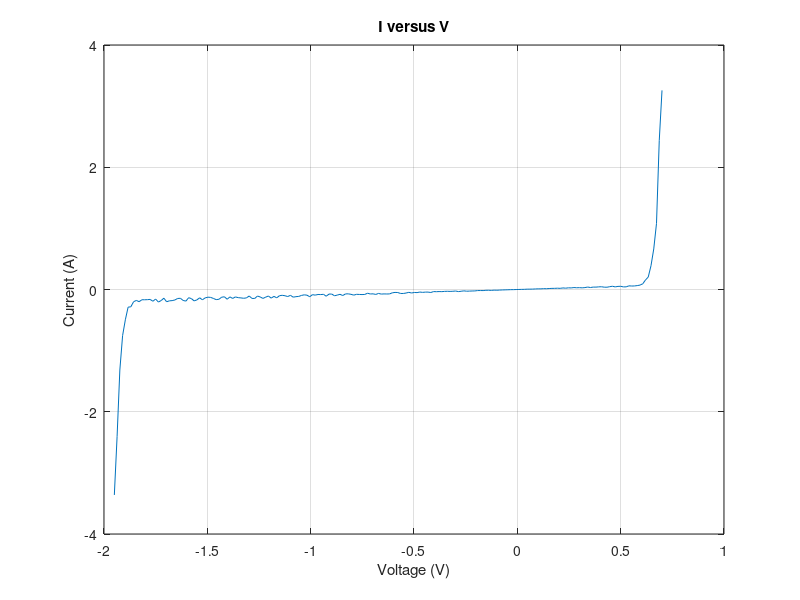
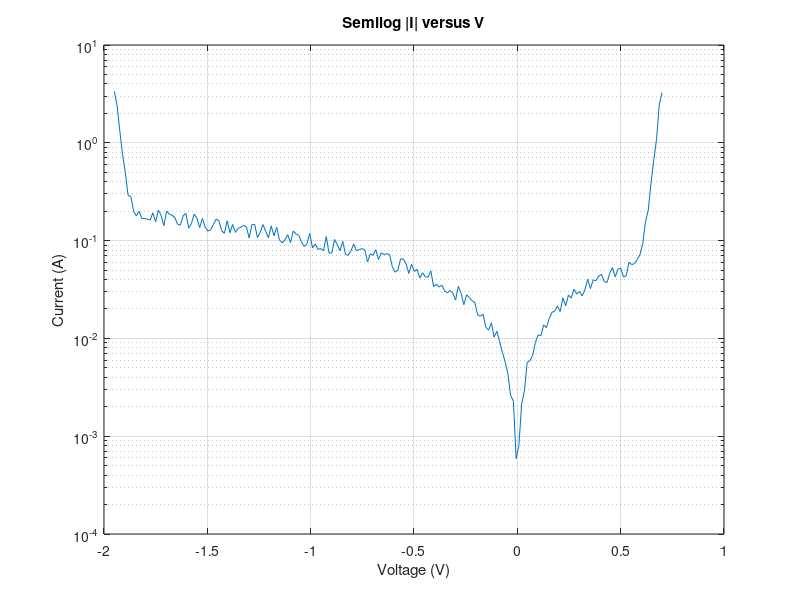
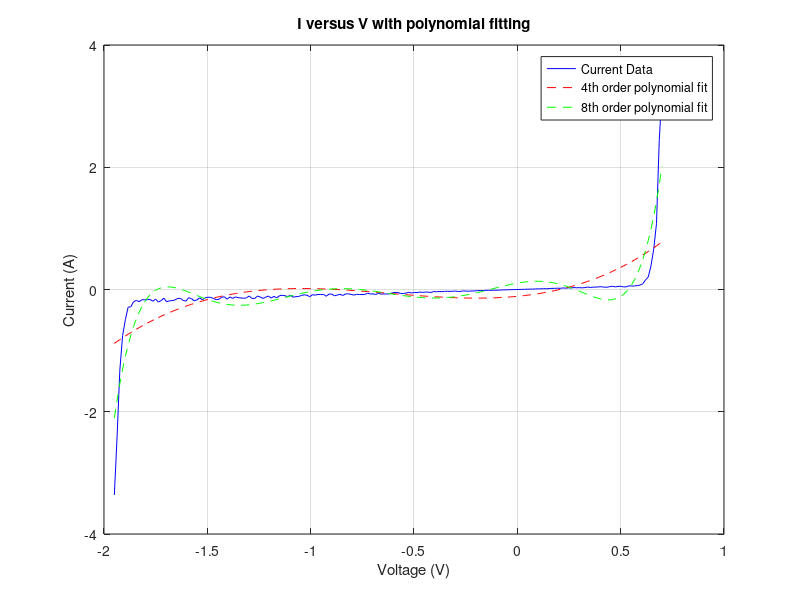
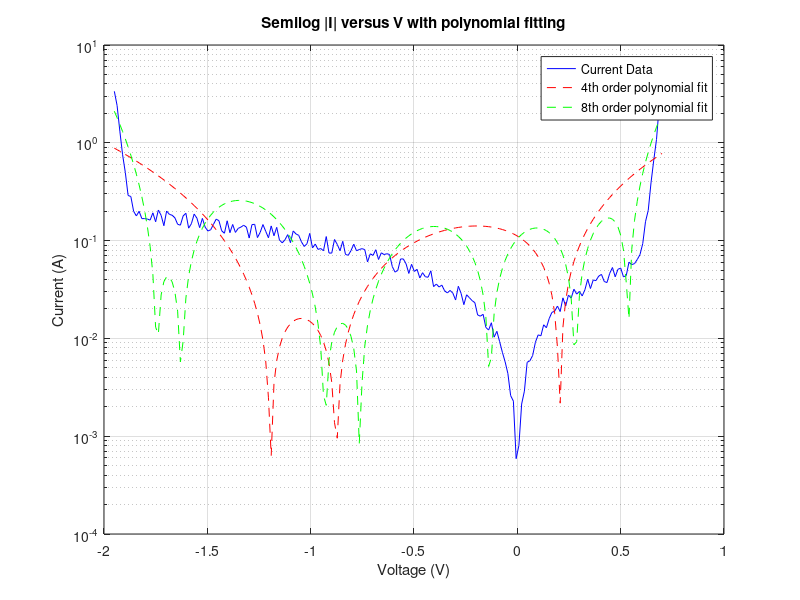

MATLAB code for these plots, in order: (Note: this script raises an error after producing the figures.)
%%  ELEC 4700 PA-8 Diode Parameter Extraction
% This PA will investigate the use of non-linear curve fitting for
% extracing parameters

% % Docking figures
% set(0,'DefaultFigureWindowStyle','docked')

%% Tasks 1 - Generate Some Data
% Generate some data for Is = 0.01pA, Ib=0.1pA, Vb=1.3V and Gp=0.1 Ohm^-1
Is = 0.01e-12;  % A
Ib = 0.1e-12;  % A
Vb = 1.3;  % V
Gp = 0.1;  % Ohm^-1

% Create a V vector from -1.95 to 0.7 volts with 200 steps
V = linspace(-1.95, 0.7, 200);

% Create the I vector
I = Is*(exp(1.2*V/0.025)-1) + Gp*V - Ib*(exp(-1.2/0.025*(V+Vb)) - 1);

% Create a second I vector with 20% random variation
randNum = 0.8+rand(1,200)*(1.2-0.8);  % list of 20% variation
I = I .* randNum;  % current vector with 20% random variation

% Plot the data
figure(1)
plot(V, I)
title("I versus V")
xlabel("Voltage (V)")
ylabel("Current (A)")
grid on

figure(2)
semilogy(V, abs(I))
title("Semilog |I| versus V")
xlabel("Voltage (V)")
ylabel("Current (A)")
grid on


%% Task 2 - Polynomial fitting
% Create a 4th order and 8th order polynomial fit for the two data vectors
p4 = polyfit(V, I, 4);  % 4th order
I4 = polyval(p4, V);  % Current with 4th order polynomial fit
p8 = polyfit(V, I, 8);  % 8th order
I8 = polyval(p8, V);  % Current with 8th order polynomial fit

% Plot the data with polynomial fitting
figure(3)
plot(V, I, "-b")
hold on
plot(V, I4, "--r")
plot(V, I8, "--g")
hold off
title("I versus V with polynomial fitting")
xlabel("Voltage (V)")
ylabel("Current (A)")
legend("Current Data", "4th order polynomial fit", "8th order polynomial fit")
grid on

figure(4)
semilogy(V, abs(I), "-b") 
hold on
semilogy(V, abs(I4), "--r")
semilogy(V, abs(I8), "--g")
hold off
title("Semilog |I| versus V with polynomial fitting")
xlabel("Voltage (V)")
ylabel("Current (A)")
legend("Current Data", "4th order polynomial fit", "8th order polynomial fit")
grid on


%% Task 2 Conclusion
% The 8th order polynomial fit does fit better than the 4th order
% polynomial especially at the two sides of the curve. The 8th order
% polynomial fit have more ripples than the 4th order polynomial fit. As
% shown in the semilogy plot, the polynomial fits in this case did not fit
% very well to the data. As the order of polynomial keep increasing, the
% polynomial fit curve will fit better and better to the actual curve. In
% theory (Taylor series), if the polynomial term reached infinity, the
% fitting will be perfect :)


%% Task 3 - Nonlinear curve fitting
% Nonlinear curve fitting to a physical model

%% Task 3 a)
% Only two fitted parameters A and C by explicitly setting B and D to the
% values that are already known

fo = fitoptions('Method','NonlinearLeastSquares', ...
                'StartPoint',[1,1]);
% Pass a string containing the non-linear function to fit
fo_a = fittype('A.*(exp(1.2*x/25e-3)-1) + 0.1.*x - C*(exp(1.2*(-(x+1.3))/25e-3)-1)', 'options',fo);

% Extract the parameters
ff_a = fit(V',I',fo_a);
% Generate the curve
If_a = ff_a(V);

% Plot the data with nonlinear fitting case a)
figure(5)
plot(V, I, "-b")
hold on
plot(V, If_a, "--r")
hold off
title("I versus V with nonlinear fitting a)")
xlabel("Voltage (V)")
ylabel("Current (A)")
legend("Current Data", "Non-linear fit")
grid on

figure(6)
semilogy(V, abs(I), "-b")  
hold on
semilogy(V, abs(If_a), "--r")
hold off
title("Semilog |I| versus V with nonlinear fitting a)")
xlabel("Voltage (V)")
ylabel("Current (A)")
legend("Current Data", "Non-linear fit")
grid on


%% Task 3 b)
% Using three fitted parameters A, B and C by explicitly setting D to the
% value that are already known

fo = fitoptions('Method','NonlinearLeastSquares', ...
                'StartPoint',[1e-12,0.08,1e-12]);
% Pass a string containing the non-linear function to fit
fo_b = fittype('A.*(exp(1.2*x/25e-3)-1) + B.*x - C*(exp(1.2*(-(x+1.3))/25e-3)-1)', ...
        'options',fo);

% Extract the parameters
ff_b = fit(V',I',fo_b);
% Generate the curve
If_b = ff_b(V);

% Plot the data with nonlinear fitting case b)
figure(7)
plot(V, I, "-b")
hold on
plot(V, If_b, "--r")
hold off
title("I versus V with nonlinear fitting b)")
xlabel("Voltage (V)")
ylabel("Current (A)")
legend("Current Data", "Non-linear fit")
grid on

figure(8)
semilogy(V, abs(I), "-b")  
hold on
semilogy(V, abs(If_b), "--r")
hold off
title("Semilog |I| versus V with nonlinear fitting b)")
xlabel("Voltage (V)")
ylabel("Current (A)")
legend("Current Data", "Non-linear fit")
grid on


%% Task 3 c)
% Fitting all four parameters A, B, C and D

fo = fitoptions('Method','NonlinearLeastSquares', ...
                'StartPoint',[1e-12,1,1e-12,1]);
% Pass a string containing the non-linear function to fit
fo_c = fittype('A.*(exp(1.2*x/25e-3)-1) + B.*x - C*(exp(1.2*(-(x+D))/25e-3)-1)','options',fo);

% Extract the parameters
ff_c = fit(V',I',fo_c);
% Generate the curve
If_c = ff_c(V);

% Plot the data with nonlinear fitting case c)
figure(9)
plot(V, I, "-b"); 
hold on
plot(V, If_c, "--r"); 
hold off
title("I versus V with nonlinear fitting c)")
xlabel("Voltage (V)")
ylabel("Current (A)")
legend("Current Data", "Non-linear fit")
grid on

figure(10)
semilogy(V, abs(I), "-b")  
hold on
semilogy(V, abs(If_c), "-r")  
hold off
title("Semilog |I| versus V with nonlinear fitting c)")
xlabel("Voltage (V)")
ylabel("Current (A)")
legend("Current Data", "Non-linear fit")
grid on

%% Task 3 Conclusion
% The nonlinear fit in general can fit better than the polynomial fit. The
% non-linear fit requires the form of the equation to fit. The nonlinear
% fit can fit the curve very well if the initial guests for the fitting
% parameters are appropriate. If the initial guests are not appropriate,
% the nonlinear fit sometimes cannot converge to the curve. If the fitting
% terms become more, such as the case c) which have 4 terms, the fitting
% will be very inaccurate if the initial guests are not appropriate. The
% non-linear fitting are successful in our cases because we already know
% the actual parameter values, so we can passed in some appropriate initial
% guests that are relatively close to the "true" value.


%% Task 4 - Fitting using the Neural Net model

% Code provided from the manual:
inputs = V.';
targets = I.';
hiddenLayerSize = 10;
net = fitnet(hiddenLayerSize);
net.divideParam.trainRatio = 70/100;
net.divideParam.valRatio = 15/100;
net.divideParam.testRatio = 15/100;
[net,tr] = train(net,inputs,targets);
outputs = net(inputs);
errors = gsubtract(outputs,targets);
performance = perform(net,targets,outputs);
view(net)
Inn = outputs;

% Plot the data with Neural Net model fitting
figure(11)
plot(V, I, "-b"); 
hold on
plot(V, Inn, "--r"); 
hold off
title("I versus V with Neural Net model fitting")
xlabel("Voltage (V)")
ylabel("Current (A)")
legend("Current Data", "Neural Net model fitting")
grid on

figure(12)
semilogy(V, abs(I), "-b")  
hold on
semilogy(V, abs(If_c), "-r")  
hold off
title("Semilog |I| versus V with Neural Net model fitting")
xlabel("Voltage (V)")
ylabel("Current (A)")
legend("Current Data", "Neural Net model fitting")
grid on

%% Task 4 Conclusion
% The fitting with the Neural Net model fit very well to the curve, and it
% do not require initial guests such as the non-linear fitting. The Neural
% Net model fitting fit very well to the data range that it is trained
% from. If the data range goes beyond the training data range, the output
% behavior of the neural net model can be very wrong.
